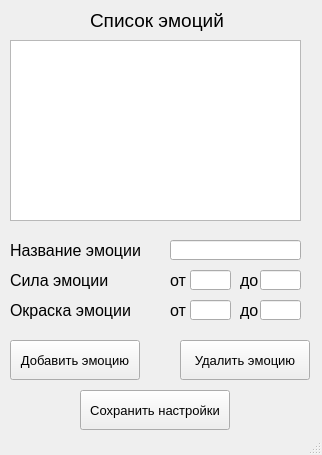
<?xml version="1.0" encoding="UTF-8"?>
<ui version="4.0">
 <class>MainWindow</class>
 <widget class="QMainWindow" name="MainWindow">
  <property name="geometry">
   <rect>
    <x>0</x>
    <y>0</y>
    <width>322</width>
    <height>455</height>
   </rect>
  </property>
  <property name="windowTitle">
   <string>MainWindow</string>
  </property>
  <widget class="QWidget" name="centralwidget">
   <widget class="QLabel" name="label">
    <property name="geometry">
     <rect>
      <x>90</x>
      <y>10</y>
      <width>141</width>
      <height>21</height>
     </rect>
    </property>
    <property name="font">
     <font>
      <pointsize>14</pointsize>
     </font>
    </property>
    <property name="text">
     <string>Список эмоций</string>
    </property>
   </widget>
   <widget class="QListView" name="emotionsView">
    <property name="geometry">
     <rect>
      <x>10</x>
      <y>40</y>
      <width>291</width>
      <height>181</height>
     </rect>
    </property>
   </widget>
   <widget class="QLineEdit" name="emotionName">
    <property name="geometry">
     <rect>
      <x>170</x>
      <y>240</y>
      <width>131</width>
      <height>20</height>
     </rect>
    </property>
   </widget>
   <widget class="QLabel" name="emotionLabel">
    <property name="geometry">
     <rect>
      <x>10</x>
      <y>240</y>
      <width>141</width>
      <height>21</height>
     </rect>
    </property>
    <property name="font">
     <font>
      <pointsize>12</pointsize>
     </font>
    </property>
    <property name="text">
     <string>Название эмоции</string>
    </property>
   </widget>
   <widget class="QLabel" name="emotionStrengthLabel">
    <property name="geometry">
     <rect>
      <x>10</x>
      <y>270</y>
      <width>141</width>
      <height>21</height>
     </rect>
    </property>
    <property name="font">
     <font>
      <pointsize>12</pointsize>
     </font>
    </property>
    <property name="text">
     <string>Сила эмоции</string>
    </property>
   </widget>
   <widget class="QLabel" name="emotionColorLabel">
    <property name="geometry">
     <rect>
      <x>10</x>
      <y>300</y>
      <width>141</width>
      <height>21</height>
     </rect>
    </property>
    <property name="font">
     <font>
      <pointsize>12</pointsize>
     </font>
    </property>
    <property name="text">
     <string>Окраска эмоции</string>
    </property>
   </widget>
   <widget class="QLineEdit" name="emotionStrength1">
    <property name="geometry">
     <rect>
      <x>190</x>
      <y>270</y>
      <width>41</width>
      <height>20</height>
     </rect>
    </property>
   </widget>
   <widget class="QLineEdit" name="emotionColor1">
    <property name="geometry">
     <rect>
      <x>190</x>
      <y>300</y>
      <width>41</width>
      <height>20</height>
     </rect>
    </property>
   </widget>
   <widget class="QPushButton" name="addButton">
    <property name="geometry">
     <rect>
      <x>10</x>
      <y>340</y>
      <width>130</width>
      <height>40</height>
     </rect>
    </property>
    <property name="font">
     <font>
      <pointsize>10</pointsize>
     </font>
    </property>
    <property name="text">
     <string>Добавить эмоцию</string>
    </property>
   </widget>
   <widget class="QLineEdit" name="emotionStrength2">
    <property name="geometry">
     <rect>
      <x>260</x>
      <y>270</y>
      <width>41</width>
      <height>20</height>
     </rect>
    </property>
   </widget>
   <widget class="QLineEdit" name="emotionColor2">
    <property name="geometry">
     <rect>
      <x>260</x>
      <y>300</y>
      <width>41</width>
      <height>20</height>
     </rect>
    </property>
   </widget>
   <widget class="QLabel" name="emotionStrengthLabel_2">
    <property name="geometry">
     <rect>
      <x>170</x>
      <y>270</y>
      <width>21</width>
      <height>21</height>
     </rect>
    </property>
    <property name="font">
     <font>
      <pointsize>12</pointsize>
     </font>
    </property>
    <property name="text">
     <string>от</string>
    </property>
   </widget>
   <widget class="QLabel" name="emotionStrengthLabel_3">
    <property name="geometry">
     <rect>
      <x>170</x>
      <y>300</y>
      <width>21</width>
      <height>21</height>
     </rect>
    </property>
    <property name="font">
     <font>
      <pointsize>12</pointsize>
     </font>
    </property>
    <property name="text">
     <string>от</string>
    </property>
   </widget>
   <widget class="QLabel" name="emotionStrengthLabel_4">
    <property name="geometry">
     <rect>
      <x>240</x>
      <y>270</y>
      <width>21</width>
      <height>21</height>
     </rect>
    </property>
    <property name="font">
     <font>
      <pointsize>12</pointsize>
     </font>
    </property>
    <property name="text">
     <string>до</string>
    </property>
   </widget>
   <widget class="QLabel" name="emotionStrengthLabel_5">
    <property name="geometry">
     <rect>
      <x>240</x>
      <y>300</y>
      <width>21</width>
      <height>21</height>
     </rect>
    </property>
    <property name="font">
     <font>
      <pointsize>12</pointsize>
     </font>
    </property>
    <property name="text">
     <string>до</string>
    </property>
   </widget>
   <widget class="QPushButton" name="deleteButton">
    <property name="geometry">
     <rect>
      <x>180</x>
      <y>340</y>
      <width>130</width>
      <height>40</height>
     </rect>
    </property>
    <property name="font">
     <font>
      <pointsize>10</pointsize>
     </font>
    </property>
    <property name="text">
     <string>Удалить эмоцию</string>
    </property>
   </widget>
   <widget class="QPushButton" name="saveButton">
    <property name="geometry">
     <rect>
      <x>80</x>
      <y>390</y>
      <width>150</width>
      <height>40</height>
     </rect>
    </property>
    <property name="font">
     <font>
      <pointsize>10</pointsize>
     </font>
    </property>
    <property name="text">
     <string>Сохранить настройки</string>
    </property>
   </widget>
  </widget>
  <widget class="QStatusBar" name="statusbar"/>
 </widget>
 <resources/>
 <connections/>
</ui>
